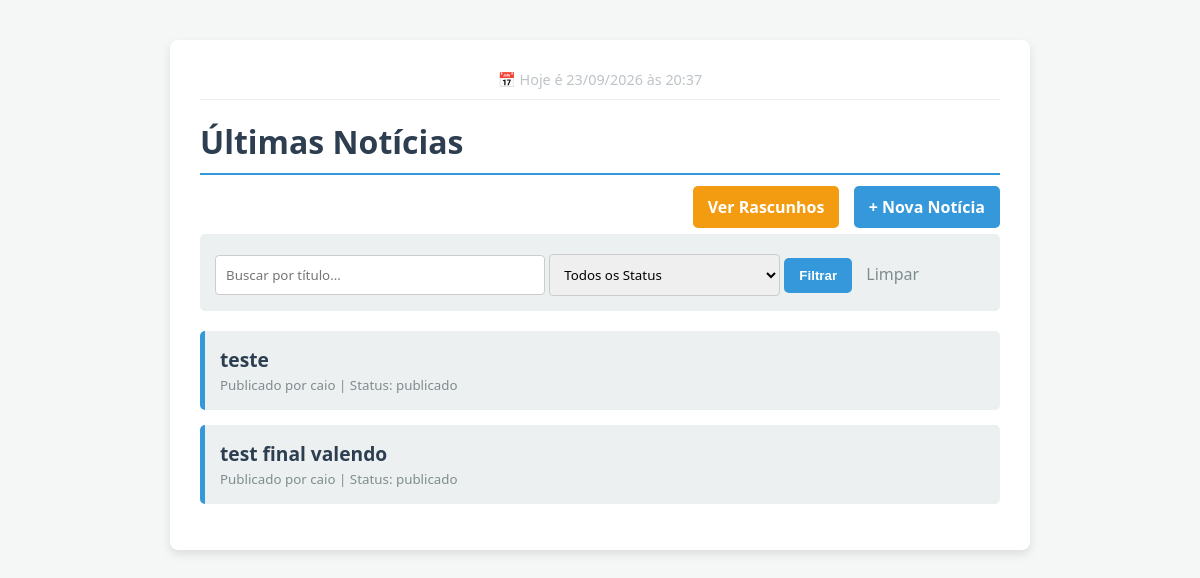
Before: / with the older database file.
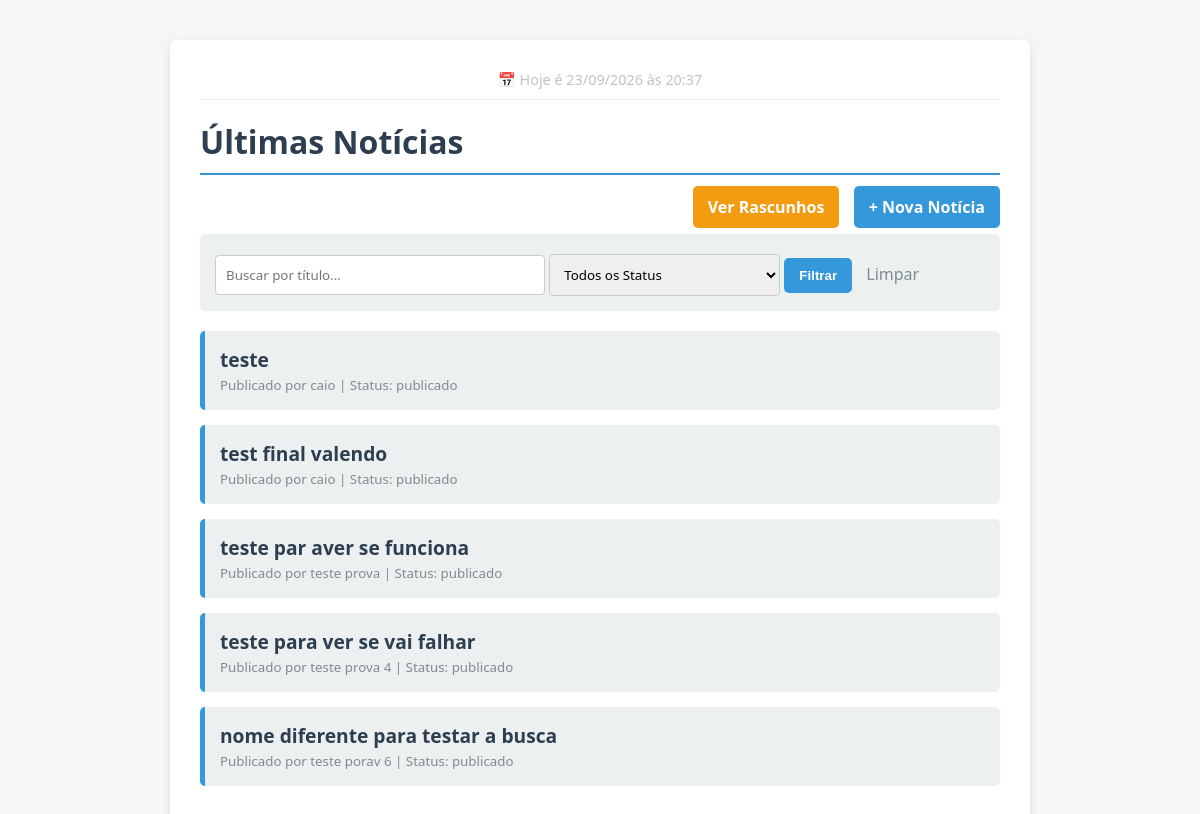
After: the same page with the newer database file.
### blog/models.py (models this page shows, shortened)
class Post(models.Model):
  STATUS_CHOICES = (
      ("rascunho", "Rascunho"),
      ("publicado", "Publicado"),
  )
  titulo = models.CharField(max_length=200)
  conteudo = models.TextField()
  autor = models.CharField(max_length=100)
  status = models.CharField(
      max_length=10, choices=STATUS_CHOICES, default="rascunho"
  )

### blog/views.py (the view)
# urls.py: path('', views.lista_posts, name='home'),
def lista_posts(request):
    posts = Post.objects.all()
    busca_texto = request.GET.get('q')
    busca_status = request.GET.get('status')
    filtros = Q()
    if busca_texto:
        filtros &= Q(titulo__icontains=busca_texto)
    if busca_status:
        filtros &= Q(status=busca_status)
    if filtros:
        posts = posts.filter(filtros)
    else:
        posts = posts.filter(status='publicado')
    return render(request, 'blog/lista.html', {'posts': posts})

### blog/templates/blog/lista.html (shortened to what this page needs)
{% extends 'blog/base.html' %}
{% block conteudo %}
<h1>Últimas Notícias</h1>
<p style="text-align: right;">
    <a href="{% url 'rascunhos' %}" class="btn" style="background-color: #f39c12; margin-right: 10px;">Ver Rascunhos</a>
    <a href="{% url 'criar_post' %}" class="btn">+ Nova Notícia</a>
</p>
<form method="GET" action="{% url 'lista' %}" style="margin-bottom: 20px; background: #ecf0f1; padding: 15px; border-radius: 5px;">
    <input type="text" name="q" value="{{ request.GET.q }}" placeholder="Buscar por título..." style="width: 40%; display: inline-block;">
    <select name="status" style="width: 30%; display: inline-block;">
        <option value="">Todos os Status</option>
    </select>
    <button type="submit" style="display: inline-block;">Filtrar</button>
    <a href="{% url 'lista' %}" style="margin-left: 10px; color: #7f8c8d; text-decoration: none;">Limpar</a>
</form>
<ul style="list-style-type: none; padding: 0;">
{% for post in posts %}
    <li style="background: #ecf0f1; margin-bottom: 15px; padding: 15px; border-radius: 5px; border-left: 5px solid #3498db;">
        <a href="{% url 'detalhe' post.id %}" style="text-decoration: none; color: #2c3e50;">
            <strong style="font-size: 1.2em;">{{ post.titulo }}</strong>
        </a><br>
        <small style="color: #7f8c8d;">Publicado por {{ post.autor }} | Status: {{ post.status }}</small>
    </li>
{% empty %}
    <li style="text-align: center; color: #7f8c8d; padding: 20px;">Nenhuma notícia encontrada com estes filtros.</li>
{% endfor %}
</ul>
{% endblock %}

### blog/templates/blog/base.html (shortened to what this page needs)
<!DOCTYPE html>
<html lang="pt-br">
<head>
</head>
<body>
    <div class="container">
        <div style="text-align: center; color: #bdc3c7; font-size: 0.9em; margin-bottom: 20px; border-bottom: 1px solid #ecf0f1; padding-bottom: 10px;">
            📅 Hoje é {% now "d/m/Y" %} às {% now "H:i" %}
        </div>
        {% block conteudo %}
        {% endblock %}
    </div>
</body>
</html>

### blog/templates/blog/base.html (style rules this page uses)
body { font-family: 'Segoe UI', Tahoma, Geneva, Verdana, sans-serif; background-color: #f4f7f6; color: #333; margin: 0; padding: 0; }
.container { max-width: 800px; margin: 40px auto; background: #ffffff; padding: 30px; border-radius: 8px; box-shadow: 0 4px 10px rgba(0,0,0,0.1); }
h1 { color: #2c3e50; border-bottom: 2px solid #3498db; padding-bottom: 10px; margin-top: 0; }
a.btn, button { background-color: #3498db; color: white; padding: 10px 15px; text-decoration: none; border: none; border-radius: 5px; font-weight: bold; cursor: pointer; transition: background 0.3s; }
input, textarea, select { padding: 10px; margin-top: 5px; border: 1px solid #ccc; border-radius: 4px; font-family: inherit; }

Changed rows visible on the page:
added Post: titulo "teste par aver se funciona", autor "teste prova", status "publicado"
added Post: titulo "teste para ver se vai falhar", autor "teste prova 4", status "publicado"
added Post: titulo "nome diferente para testar a busca", autor "teste porav 6", status "publicado"
